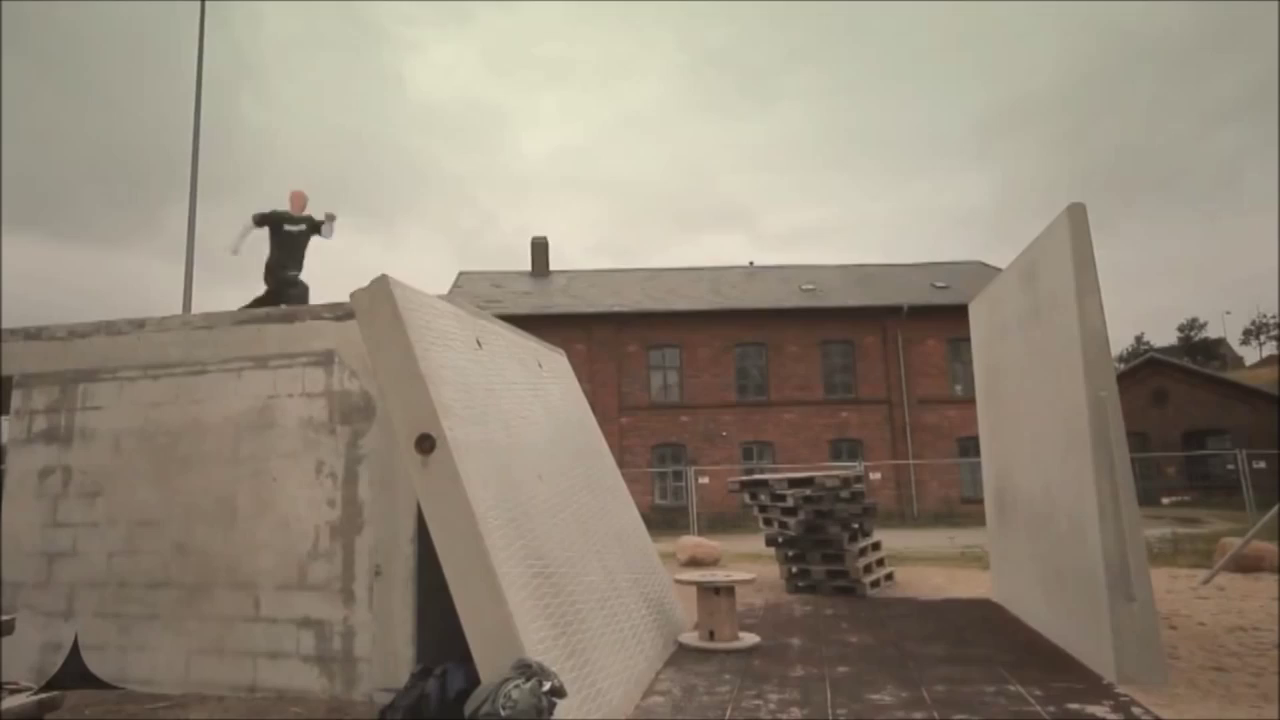
#> input picture Data/img14.png, 1280 x 720 px; its folder holds 4 pictures in this run
$ python 1.py
#> lines starting #> are read from the running program, lines starting #| are printed output that depends on the picture
from scipy.ndimage.filters import convolve as filter2
from matplotlib.pyplot import figure,draw,pause,gca,show,axis,close,title
from mathutils.geometry import intersect_point_line
from mathutils import Vector
from termios import tcflush, TCIOFLUSH
import numpy as np
import cv2
import sys


HSKERN =np.array([[1/12, 1/6, 1/12],
                  [1/6,    0, 1/6],
                  [1/12, 1/6, 1/12]],float)

kernelX = np.array([[-1, 1],
                     [-1, 1]]) * .25 #kernel for computing d/dx

kernelY = np.array([[-1,-1],
                     [ 1, 1]]) * .25 #kernel for computing d/dy

HSKERN2 = np.array([[-1, -1],
                     [-1, -1]]) * .25

kernelX2 = np.array([[-1, 1],
                     [-1, 1]]) * .3 #kernel for computing d/dx

kernelY2 = np.array([[-1,-1],
                     [ 1, 1]]) * .3 #kernel for computing d/dy

kernelT = np.ones((2,2))*.25
kernelT2 = np.ones((2,2))*.5

FRAME_BEGIN = 14

def calculate_UV(U,V,fx,fy,ft):
    for i in range(0,U.shape[0]):
        for j in range(0,U.shape[1]):
            if fx[i][j] != 0 and fy[i][j] != 0 and  ft[i][j] != 0:
                line = ((-1 * ft[i][j] / fx[i][j], 0), (0, -1 * ft[i][j] / fy[i][j]))
                point = (0,0)
                a,__ = intersect_point_line(point, line[0], line[1])
                U[i][j] = a[0]
                V[i][j] = a[1]
    return U,V

def plotderiv(fx,fy,ft,msg):
    fg = figure(figsize=(18,5))
    title(msg)
    ax = fg.subplots(1,3)

    for f,a,t in zip((fx,fy,ft),ax,('$f_x$','$f_y$','$f_t$')):
        axis('off')
        h=a.imshow(f,cmap='bwr')
        a.set_title(t)
        fg.colorbar(h,ax=a)


def getimgfiles():
    imgs = []
    for i in range(FRAME_BEGIN, 52):
        path = './Data/img' + str(i) + '.png'
        img = cv2.imread(path,0)
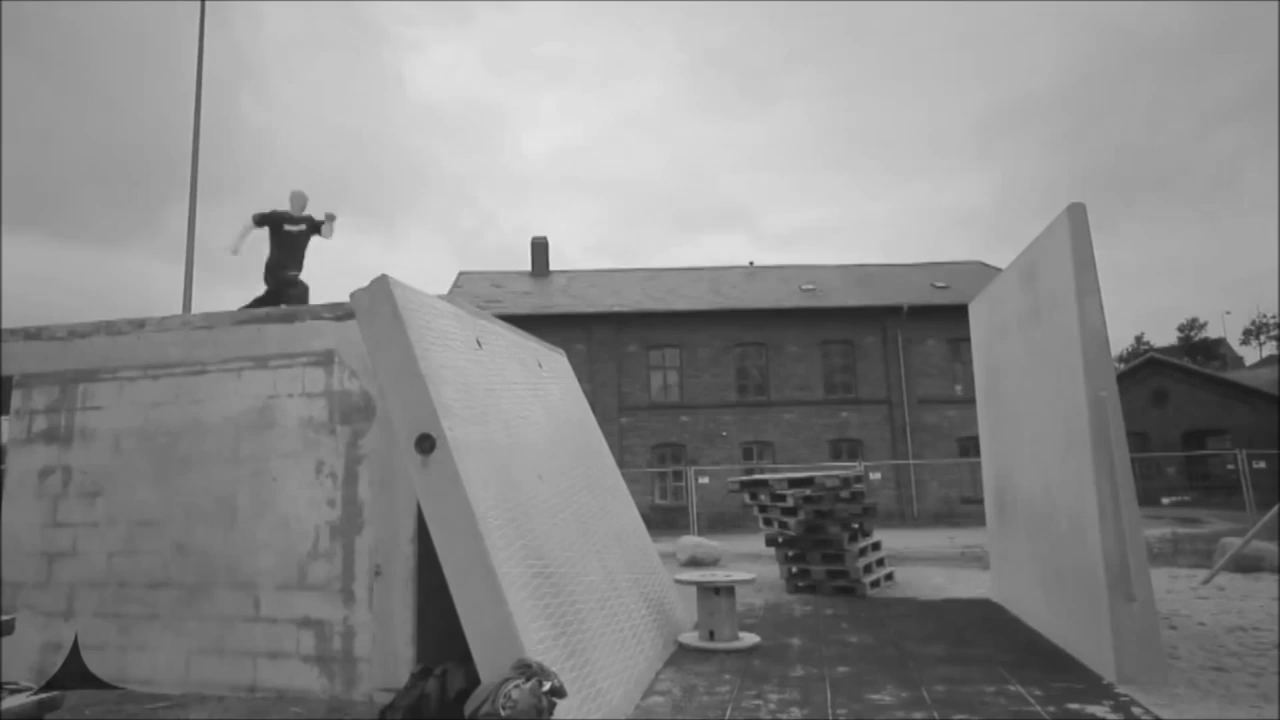
#> img: shape (720, 1280); min 12, max 239, mean 136.3
        imgs.append(img)
#> pass 2 of the loop in getimgfiles, `for i in range(FRAME_BEGIN, 52):`:
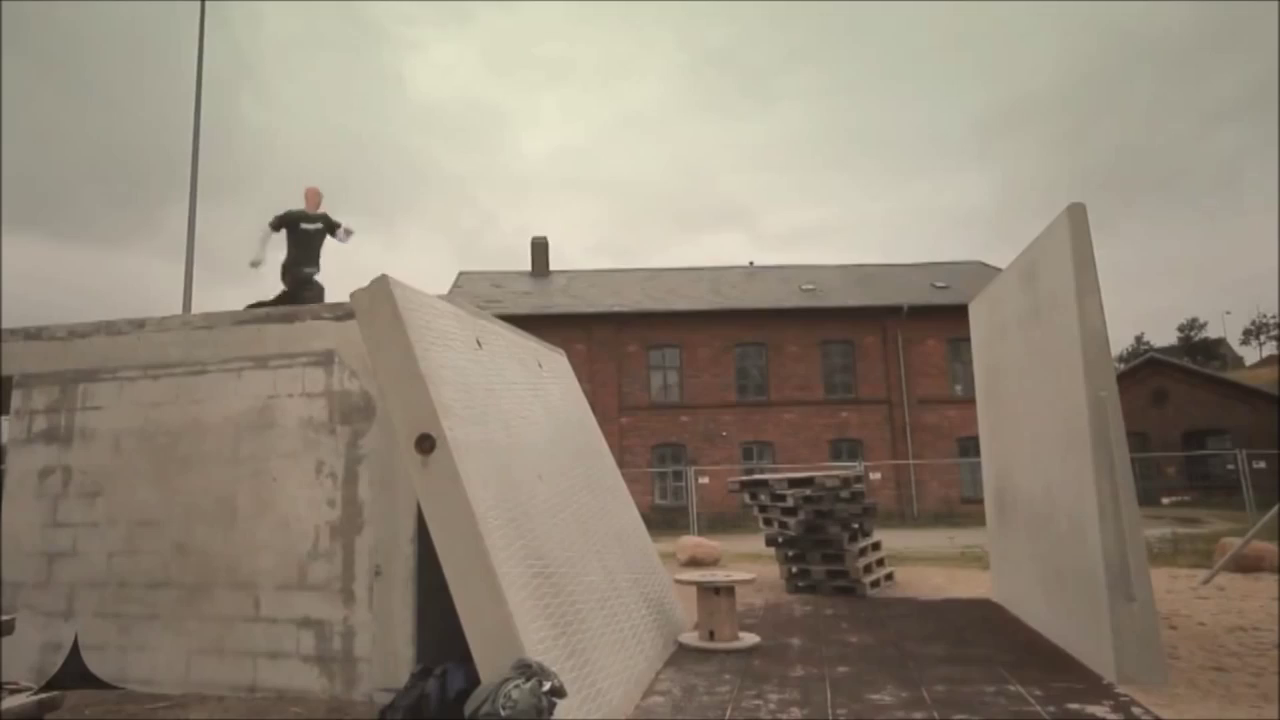
#> input picture Data/img15.png, 1280 x 720 px
#> in getimgfiles, `img = cv2.imread(path,0)`:
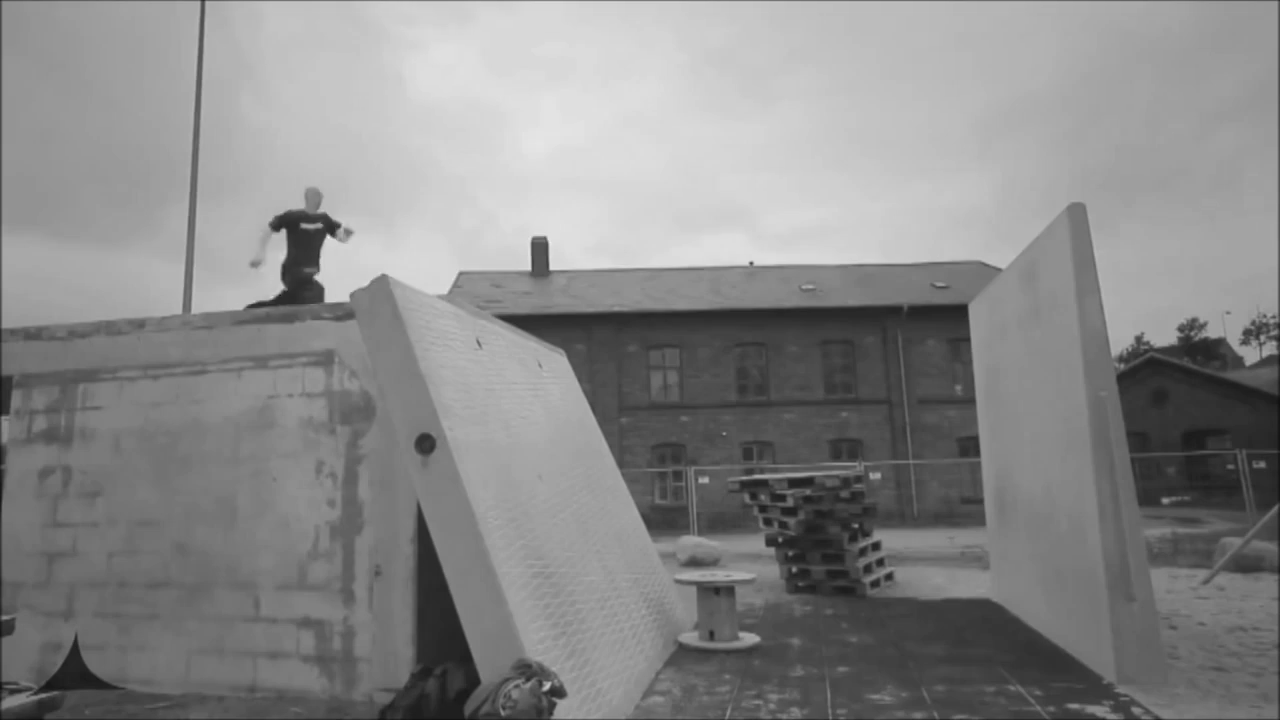
#> img: shape (720, 1280); min 12, max 243, mean 136.3
#> pass 3 of the loop in getimgfiles, `for i in range(FRAME_BEGIN, 52):`:
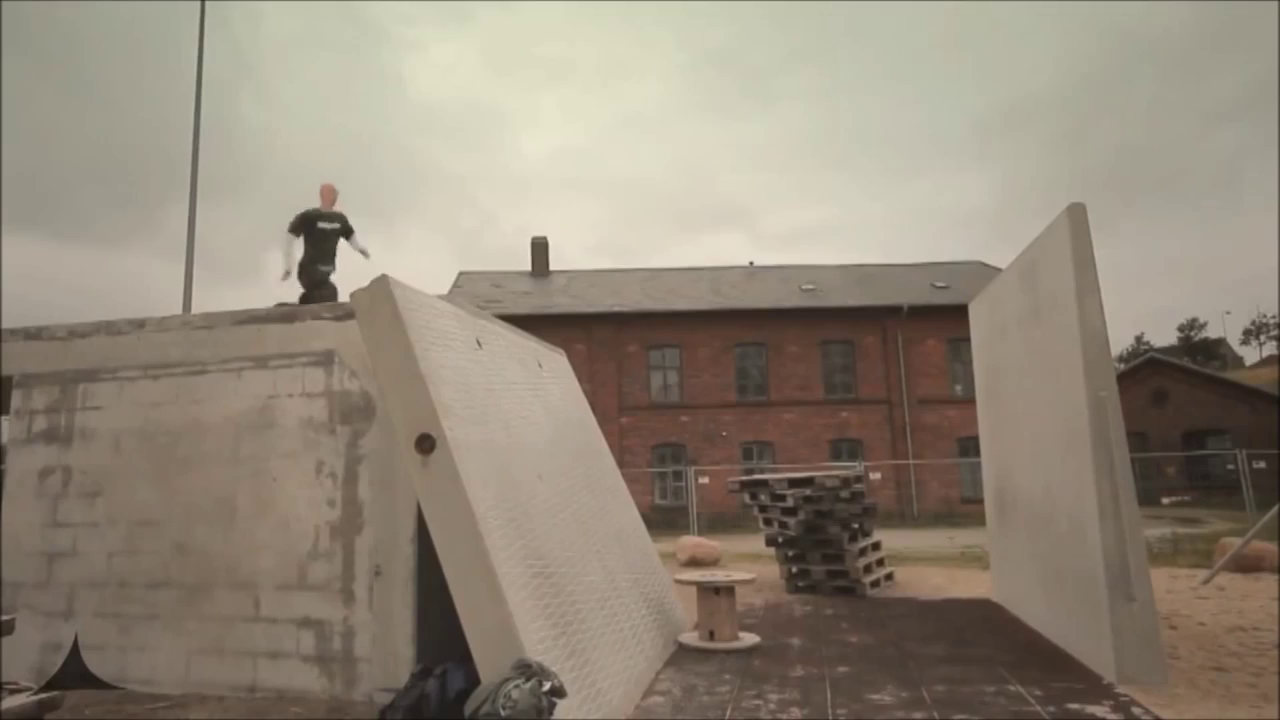
#> input picture Data/img16.png, 1280 x 720 px
#> in getimgfiles, `img = cv2.imread(path,0)`:
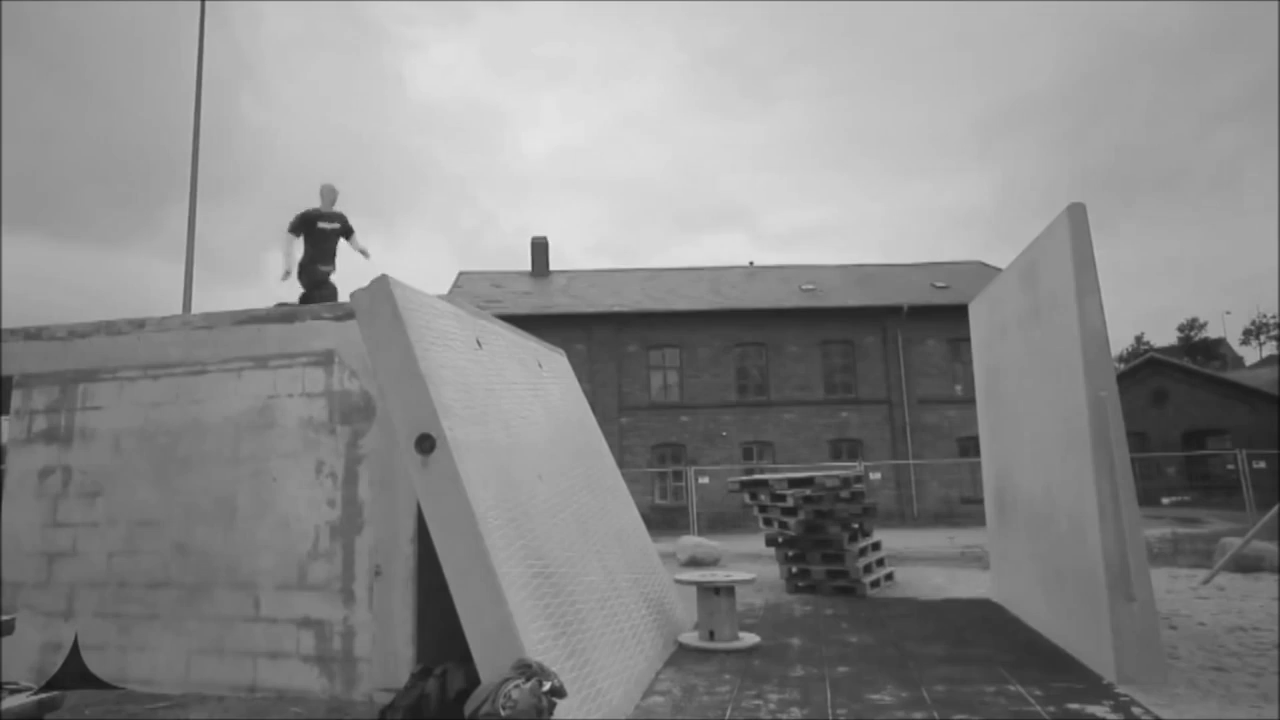
#> img: shape (720, 1280); min 12, max 239, mean 136.3
#> the loop made 38 passes; the first 3 are shown
    return imgs

def compareGraphs(u,v,Inew,title, scale:int=.4, quivstep:int=6):
    ax = figure().gca()
    ax.set_title(title)
    axis('off')
    ax.imshow(Inew,cmap = 'gray')
    shape = u.shape
    for i in range(0,shape[0], quivstep):
        for j in range(0,shape[1], quivstep):
            if abs(v[i,j]) > 3 or abs(u[i,j]) > 3:
                ax.arrow(j,i, v[i,j]*scale, u[i,j]*scale, color='green',head_width=4, head_length=6)

    draw();pause(0.01)


def horn_schunck():
    imgs= getimgfiles()

    for i in range(len(imgs)-1):
        if i > 0:
            tcflush(sys.stdin, TCIOFLUSH)
            input('Pressione qualquer tecla para avançar para o proximo quadro:\n')
            close('all')
        im1 = imgs[i]
        im2 = imgs[i+1]

        U,V,msg = HornSchunck(im1, im2, 1., 200, True, 1)
        compareGraphs(U,V, im2, msg)
        U,V,msg = HornSchunck(im1, im2, 1., 200, True, 2)
        compareGraphs(U,V, im2, msg)
        U,V,msg = HornSchunck(im1, im2, 1., 200, True, 3)
        compareGraphs(U,V, im2, msg)
        U,V,msg = HornSchunck(im1, im2, 1., 200, True, 4)
        compareGraphs(U,V, im2, msg)
#> this loop made 1 pass
#> pass 1, in computeDerivatives, `fx = filter2(im1,kernelX) + filter2(im2,kernelX)`:
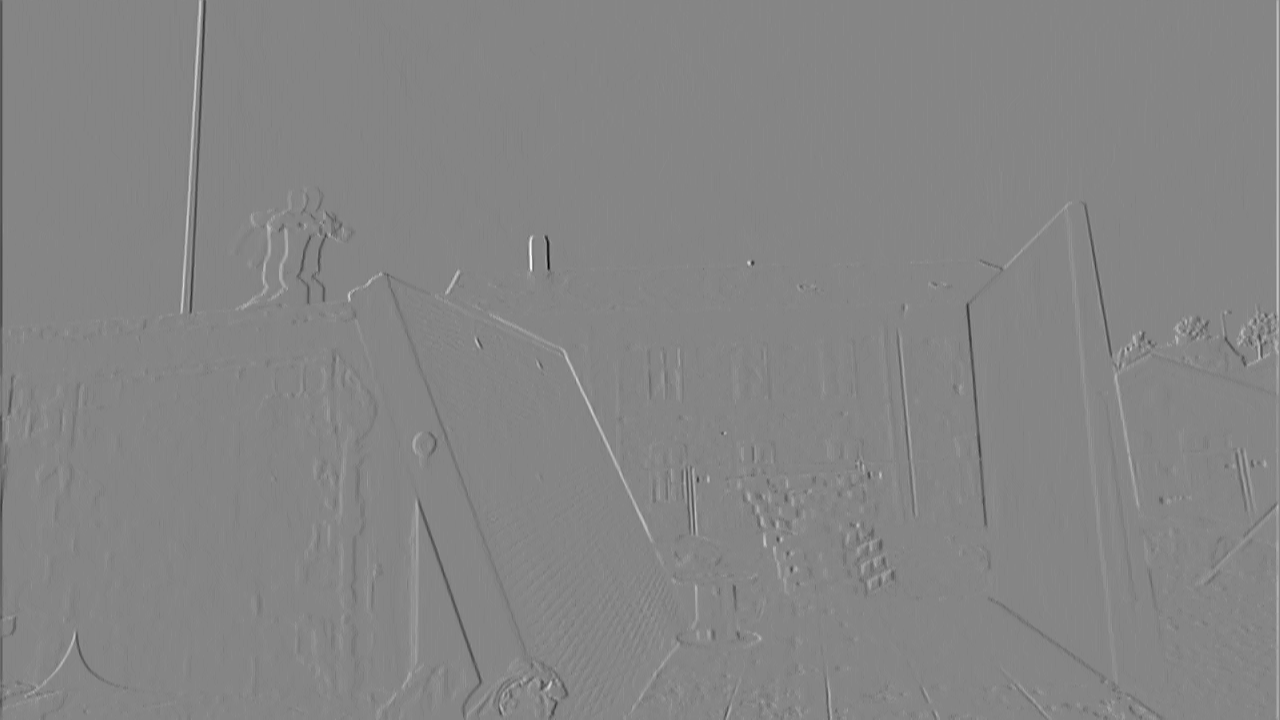
#> fx: shape (720, 1280) float32; min -80, max 73, mean 0; drawn with min black and max white
#> pass 1, in computeDerivatives, `fy = filter2(im1,kernelY) + filter2(im2,kernelY)`:
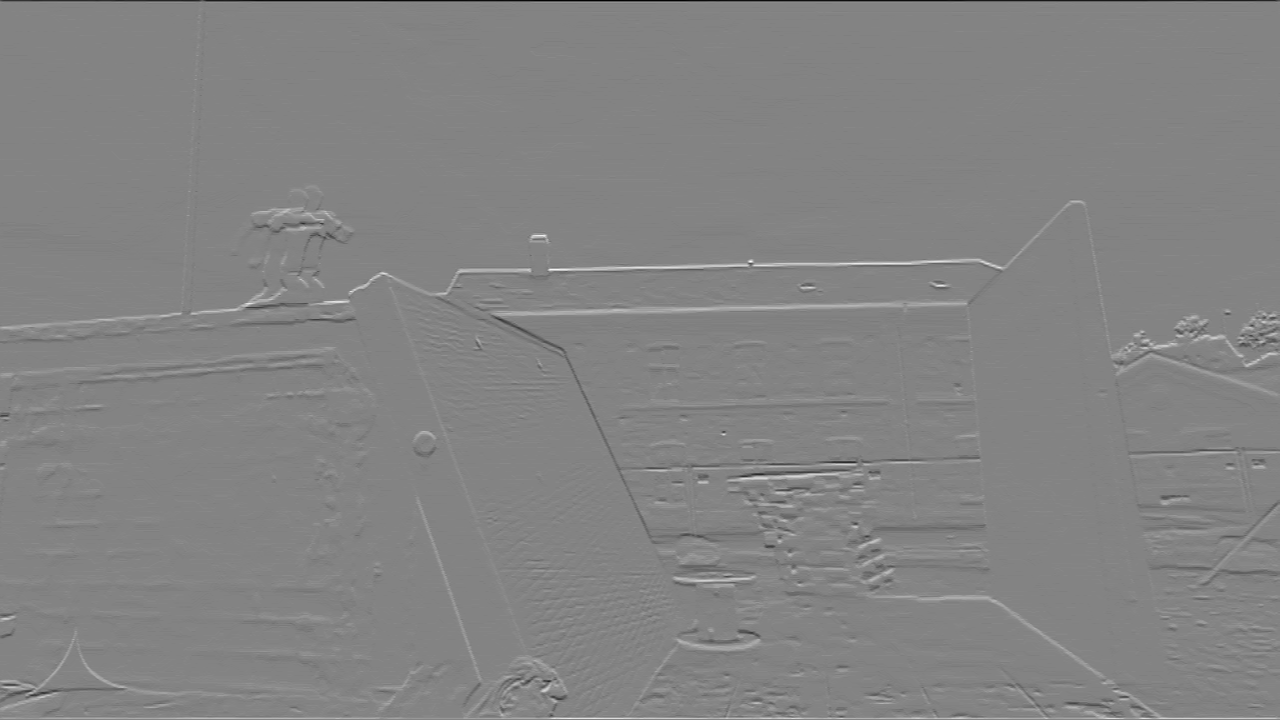
#> fy: shape (720, 1280) float32; min -68, max 63.5, mean 0.1; drawn with min black and max white
#> pass 1, in compareGraphs, `draw()`:
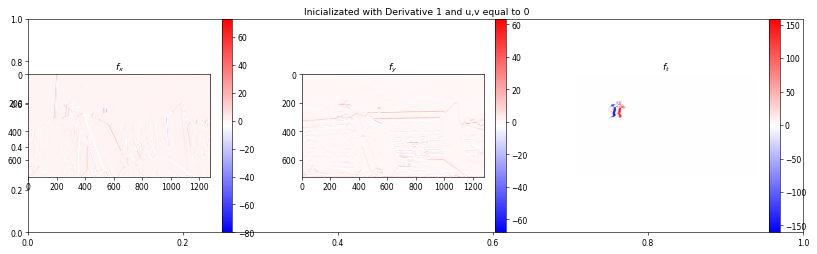
#> figure drawn by matplotlib, 6 panels
#> pass 1, in compareGraphs, `draw()`:
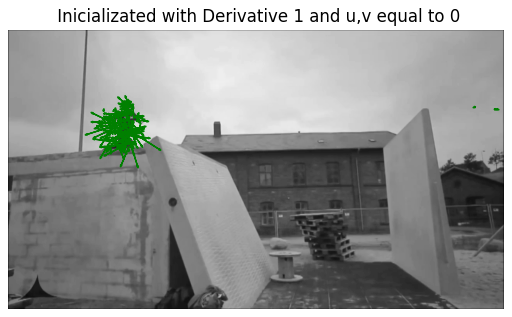
#> figure drawn by matplotlib, 1 panel

    return U,V

def HornSchunck(im1, im2, alpha:float=0.001, Niter:int=8, verbose:bool=False, type:int=1):

    # im1: image at t=0
    # im2: image at t=1
    # alpha: regularization constant
    # Niter: number of iteration

    im1 = im1.astype(np.float32)
    im2 = im2.astype(np.float32)

    U = np.zeros([im1.shape[0],im1.shape[1]])
    V = np.zeros([im1.shape[0],im1.shape[1]])

    mensage= " Inicializated "
    if type == 1 or type == 2:
        [fx, fy, ft] = computeDerivatives(im1, im2)
        mensage += 'with Derivative 1 '
    if type == 3 or type == 4:
        [fx, fy, ft] = computeDerivatives2(im1, im2)
        mensage += 'with Derivative 2 '
    if type == 2 or type == 4:
        U,V = calculate_UV(U,V,fx,fy,ft)
        mensage += 'and u,v equal to q (nearest point of the line) '
    else:
        mensage += 'and u,v equal to 0'

    if verbose:
        plotderiv(fx,fy,ft, mensage)
        print("[*]Tipo:" +  mensage +'\n  ')
        print('   Mean x ' + str(np.sum(cv2.mean(fx))) )
        print('   Mean y ' + str(np.sum(cv2.mean(fy))) )
        print('   Mean t ' + str(np.sum(cv2.mean(ft))) )

    for _ in range(Niter):
        uAvg = filter2(U, HSKERN)
        vAvg = filter2(V, HSKERN)
        der = (fx*uAvg + fy*vAvg + ft) / (alpha**2 + fx**2 + fy**2)
        U = uAvg - fx * der
        V = vAvg - fy * der

    return U,V,mensage


def computeDerivatives(im1, im2):
    global I
    fx = filter2(im1,kernelX) + filter2(im2,kernelX)
    fy = filter2(im1,kernelY) + filter2(im2,kernelY)

    ft = filter2(im1,kernelT) + filter2(im2,-kernelT)
    return fx,fy,ft

def computeDerivatives2(im1, im2):
    global I
    fx = filter2(im1,kernelX2) + filter2(im2,kernelX2)
    fy = filter2(im1,kernelY2) + filter2(im2,kernelY2)

    ft = filter2(im1,kernelT2) + filter2(im2,-kernelT2)
    return fx,fy,ft

if __name__ == '__main__':
#> (the run stopped early here; a loop or call above may not have finished)
